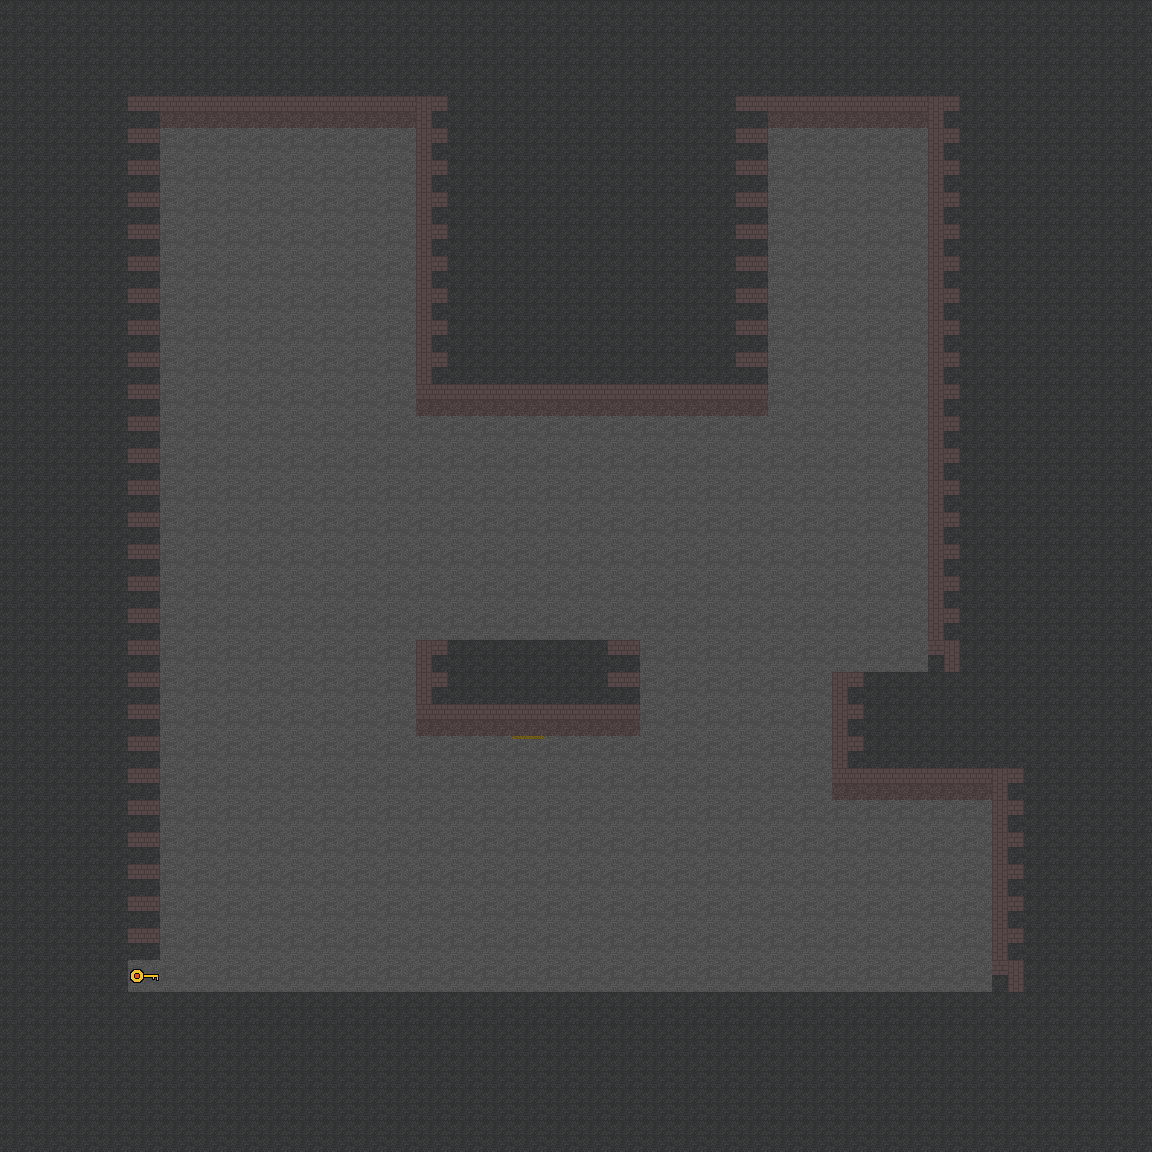

A level layout from a 2D game, rendered from its tile map. Below: a short description, then the map file with tile-grid data replaced by summaries:
An orthogonal 36x36 tile map with 32x32 px tiles, 3 tile layers (Tile layer 1, Wall Layer, Objects), 2 tilesets and 11 objects.

<map version="1.0" tiledversion="2018.01.01" orientation="orthogonal" renderorder="left-up" width="36" height="36" tilewidth="32" tileheight="32" infinite="0" nextobjectid="20">
 <tileset firstgid="1" source="base tileset.tsx" />
 <tileset firstgid="65" source="red_collision.tsx" />
 <layer name="Tile layer 1" width="36" height="36">
  <data>[1296 cells, 1296 non-empty, 2 distinct tile ids]</data>
 </layer>
 <layer name="Wall Layer" width="36" height="36">
  <data>[1296 cells, 804 non-empty, 9 distinct tile ids]</data>
 </layer>
 <layer name="Objects" width="36" height="36">
  <data>[1296 cells, 1 non-empty, 1 distinct tile ids]</data>
 </layer>
 <objectgroup name="CollisionLayer">
  <object id="1" x="129.5" y="94.5" width="308" height="32.5" />
  <object id="2" x="417" y="95.5" width="31.5" height="304" />
  <object id="5" x="126.667" y="97" width="29.3333" height="896.333" />
  <object id="6" x="129" y="962" width="887" height="31" />
  <object id="7" x="994" y="770" width="31" height="217" />
  <object id="10" x="835" y="642" width="171" height="155" />
  <object id="12" x="417" y="280.5" width="350" height="132.5" />
  <object id="13" x="931" y="99" width="31" height="568" />
  <object id="14" x="739" y="96" width="222.5" height="29.5" />
  <object id="16" x="738" y="98" width="29" height="225" />
  <object id="18" x="417.5" y="608.5" width="222.5" height="126.5" />
 </objectgroup>
</map>